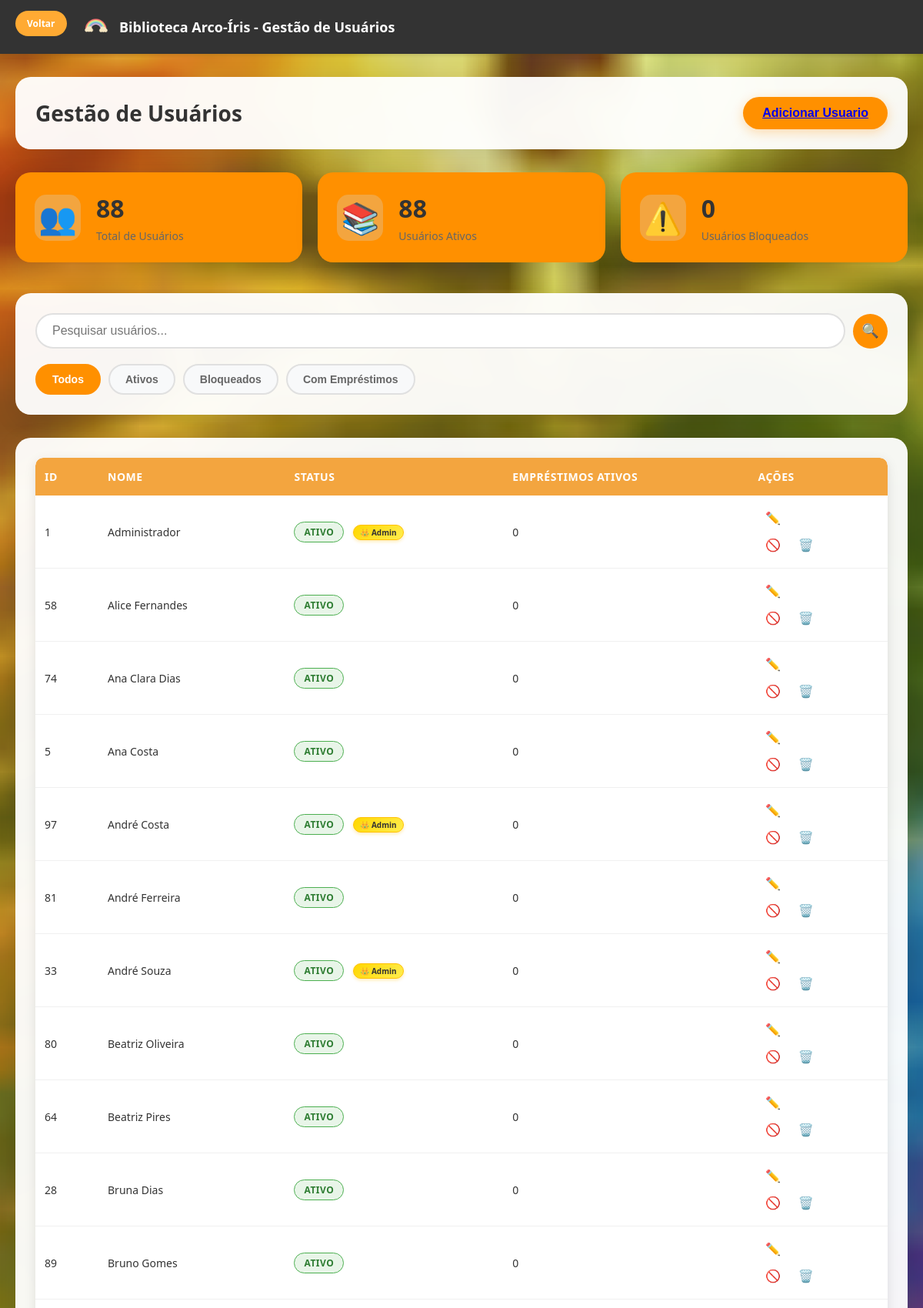
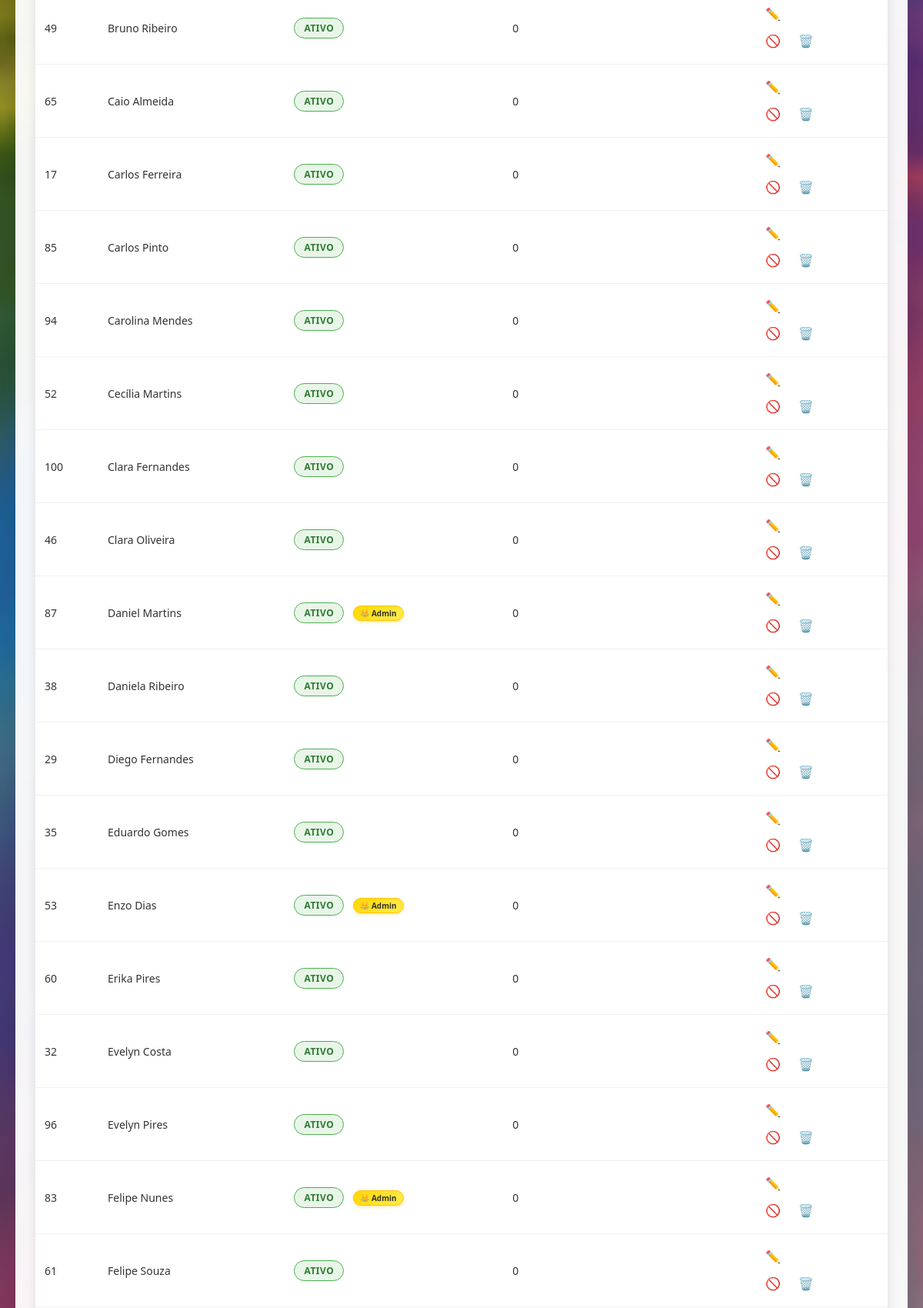
The app's page /HTML/usuarios.php (signed in, upper part) with its own data (2 pictures, top to bottom).
### tables this page shows
CREATE TABLE `usuarios` (
  `id` int(11) NOT NULL,
  `nome` varchar(100) NOT NULL,
  `cpf` varchar(14) NOT NULL,
  `telefone` varchar(15) NOT NULL,
  `senha` varchar(255) NOT NULL,
  `email` varchar(100) DEFAULT NULL,
  `is_admin` tinyint(1) DEFAULT 0,
  `ativo` tinyint(1) DEFAULT 1,
  `tem_debito` tinyint(1) DEFAULT 0,
  `tem_doacao_pendente` tinyint(1) DEFAULT 0,
  `foto_usuario` blob DEFAULT NULL
);

### HTML/usuarios.php (the view, shortened to what this page needs)
<?php
require_once '../PHP/conexao.php';
$sql = "SELECT * FROM usuarios ORDER BY nome ASC";
    $stmt = $pdo->prepare($sql);
    $stmt->execute();
    $usuarios = $stmt->fetchAll(PDO::FETCH_ASSOC);
    $sql_emprestimos = "SELECT
        u.id,
        COUNT(e.id) as emprestimos_ativos
        FROM usuarios u
        LEFT JOIN emprestimos e ON u.id = e.usuario_id
        AND e.data_devolucao_real IS NULL
        GROUP BY u.id";
    $stmt_emprestimos = $pdo->prepare($sql_emprestimos);
    $stmt_emprestimos->execute();
    $emprestimos_por_usuario = $stmt_emprestimos->fetchAll(PDO::FETCH_KEY_PAIR);
?>
<!DOCTYPE html>
<html lang="pt-br">
<head>
    <link rel="stylesheet" href="../CSS/usuarios.css">
</head>
<body>
    <div>
        <a class="voltar" href="inicio-admin.php">Voltar</a>
    </div>
    <header class="header">
        <div class="header-title">
            <img src="../IMG/logo.png" alt="Logo" style="height: 30px;">
            <span>Biblioteca Arco-Íris - Gestão de Usuários</span>
        </div>
    </header>
    <div class="container">
        <div class="page-header">
            <h1>Gestão de Usuários</h1>
            <button class="add-user-btn">
                <a href="inserir_usuario.php">Adicionar Usuario</a>
            </button>
        </div>
        <div class="stats-overview">
            <div class="stat-card">
                <div class="stat-icon">👥</div>
                <div class="stat-content">
                    <h3 id="totalUsuarios">23</h3>
                    <p>Total de Usuários</p>
                </div>
            </div>
            <div class="stat-card">
                <div class="stat-icon">📚</div>
                <div class="stat-content">
                    <h3 id="usuariosAtivos">22</h3>
                    <p>Usuários Ativos</p>
                </div>
            </div>
            <div class="stat-card">
                <div class="stat-icon">⚠️</div>
                <div class="stat-content">
                    <h3 id="usuariosBloqueados">1</h3>
                    <p>Usuários Bloqueados</p>
                </div>
            </div>
        </div>
        <div class="search-filter-section">
            <div class="search-box">
                <input type="text" id="searchInput" placeholder="Pesquisar usuários...">
                <button class="search-btn">🔍</button>
            </div>
            <div class="filter-buttons">
                <button class="filter-btn active" data-filter="todos">Todos</button>
                <button class="filter-btn" data-filter="ativos">Ativos</button>
                <button class="filter-btn" data-filter="bloqueados">Bloqueados</button>
                <button class="filter-btn" data-filter="com-emprestimos">Com Empréstimos</button>
            </div>
        </div>
        <div class="users-table-container">
            <div class="table-wrapper">
                <table id="usersTable">
                    <thead>
                        <tr>
                            <th>ID</th>
                            <th>Nome</th>
                            <th>Status</th>
                            <th>Empréstimos Ativos</th>
                            <th>Ações</th>
                        </tr>
                    </thead>
                    <tbody id="usersTableBody">
                        <?php foreach($usuarios as $usuario): ?>
                            <?php if(!empty($usuario['id'])): ?>
                                <tr>
                                    <td><?=htmlspecialchars($usuario['id'])?></td>
                                    <td><?=htmlspecialchars($usuario['nome'])?></td>
                                    <td>
                                        <span class="status-badge <?= $usuario['ativo'] == 1 ? 'active' : 'inactive' ?>">
                                            <?= $usuario['ativo'] == 1 ? 'Ativo' : 'Bloqueado' ?>
                                        </span>
                                        <?php if($usuario['is_admin'] == 1): ?>
                                            <span class="admin-badge">👑 Admin</span>
                                        <?php endif; ?>
                                    </td>
                                    <td><?= htmlspecialchars($emprestimos_por_usuario[$usuario['id']]) ?></td>
                                    <td>
                                    <button class="action-btn edit-btn"
                                    data-usuario-id="<?=$usuario['id']?>"
                                    data-usuario-nome="<?=htmlspecialchars($usuario['nome'])?>"
                                    data-usuario-status="<?=$usuario['ativo']?>"
                                    onclick="abrirModalEdicao(this)"
                                    title="Editar">
                                        ✏️
                                    </button>
                                        <form method="POST" action="../PHP/processarAcoes.php">
                                        <?php if($usuario['ativo'] == 0): ?>
                                            <button class="action-btn unblock-btn" name="botao" value="desbloquear"
                                                title="Desbloquear">
                                                ✅
                                            </button>
                                        <?php else: ?>
                                            <button class="action-btn  block-btn" name="botao" value="bloquear"
                                                title="Bloquear">
                                                🚫
                                            </button>
                                        <?php endif; ?>
                                        <button class="action-btn delete-btn" name="botao" value="excluir">
                                            🗑️
                                        </button>
                                        </form>
                                    </td>
                                </tr>
                            <?php else: ?>
                                <tr><td colspan="5" style="text-align: center; padding: 20px;">Nenhum usuário encontrado</td></tr>
                            <?php endif; ?>
                        <?php endforeach; ?>
                    </tbody>
                </table>
            </div>
        </div>
    </div>
</body>
</html>

### records on screen
usuarios: id "1", nome "Administrador", ativo "ATIVO", is_admin "👑 Admin", id "0"
usuarios: id "58", nome "Alice Fernandes", ativo "ATIVO", id "0"
usuarios: id "74", nome "Ana Clara Dias", ativo "ATIVO", id "0"
usuarios: id "5", nome "Ana Costa", ativo "ATIVO", id "0"
usuarios: id "97", nome "André Costa", ativo "ATIVO", is_admin "👑 Admin", id "0"
usuarios: id "81", nome "André Ferreira", ativo "ATIVO", id "0"
usuarios: id "33", nome "André Souza", ativo "ATIVO", is_admin "👑 Admin", id "0"
usuarios: id "80", nome "Beatriz Oliveira", ativo "ATIVO", id "0"
usuarios: id "64", nome "Beatriz Pires", ativo "ATIVO", id "0"
usuarios: id "28", nome "Bruna Dias", ativo "ATIVO", id "0"
usuarios: id "89", nome "Bruno Gomes", ativo "ATIVO", id "0"
usuarios: id "49", nome "Bruno Ribeiro", ativo "ATIVO", id "0"
usuarios: id "65", nome "Caio Almeida", ativo "ATIVO", id "0"
usuarios: id "17", nome "Carlos Ferreira", ativo "ATIVO", id "0"
usuarios: id "85", nome "Carlos Pinto", ativo "ATIVO", id "0"
usuarios: id "94", nome "Carolina Mendes", ativo "ATIVO", id "0"
usuarios: id "52", nome "Cecília Martins", ativo "ATIVO", id "0"
usuarios: id "100", nome "Clara Fernandes", ativo "ATIVO", id "0"
usuarios: id "46", nome "Clara Oliveira", ativo "ATIVO", id "0"
usuarios: id "87", nome "Daniel Martins", ativo "ATIVO", is_admin "👑 Admin", id "0"
usuarios: id "38", nome "Daniela Ribeiro", ativo "ATIVO", id "0"
usuarios: id "29", nome "Diego Fernandes", ativo "ATIVO", id "0"
usuarios: id "35", nome "Eduardo Gomes", ativo "ATIVO", id "0"
usuarios: id "53", nome "Enzo Dias", ativo "ATIVO", is_admin "👑 Admin", id "0"
usuarios: id "60", nome "Erika Pires", ativo "ATIVO", id "0"
usuarios: id "32", nome "Evelyn Costa", ativo "ATIVO", id "0"
usuarios: id "96", nome "Evelyn Pires", ativo "ATIVO", id "0"
usuarios: id "83", nome "Felipe Nunes", ativo "ATIVO", is_admin "👑 Admin", id "0"
usuarios: id "61", nome "Felipe Souza", ativo "ATIVO", id "0"
